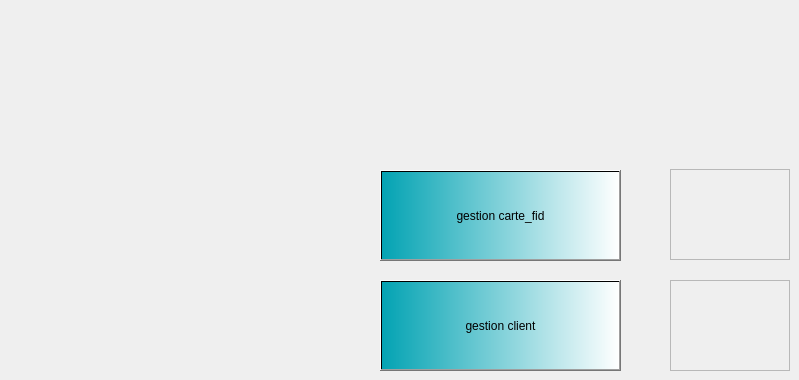
        <widget class="QWidget" name="Main">
         <property name="styleSheet">
          <string notr="true">#Main{
background-color: transparent;
border-image: url(:fond.png);
background: none;
border: none;
background-repeat: none;
}</string>
         </property>
         <widget class="QPushButton" name="pushButton_Carte">
          <property name="geometry">
           <rect>
            <x>380</x>
            <y>170</y>
            <width>241</width>
            <height>91</height>
           </rect>
          </property>
          <property name="styleSheet">
           <string notr="true">background-color: qlineargradient(spread:repeat, x1:0, y1:0, x2:1, y2:0, stop:0 rgba(3, 163, 179, 255), stop:1 rgba(255, 255, 255, 255));</string>
          </property>
          <property name="text">
           <string>gestion carte_fid</string>
          </property>
         </widget>
         <widget class="QPushButton" name="pushButton_Client">
          <property name="geometry">
           <rect>
            <x>380</x>
            <y>280</y>
            <width>241</width>
            <height>91</height>
           </rect>
          </property>
          <property name="styleSheet">
           <string notr="true">background-color: qlineargradient(spread:repeat, x1:0, y1:0, x2:1, y2:0, stop:0 rgba(3, 163, 179, 255), stop:1 rgba(255, 255, 255, 255));</string>
          </property>
          <property name="text">
           <string>gestion client</string>
          </property>
         </widget>
         <widget class="QFrame" name="frame_58">
          <property name="geometry">
           <rect>
            <x>670</x>
            <y>169</y>
            <width>120</width>
            <height>91</height>
           </rect>
          </property>
          <property name="styleSheet">
           <string notr="true">image: url(:/resource/carteimg.png);</string>
          </property>
          <property name="frameShape">
           <enum>QFrame::StyledPanel</enum>
          </property>
          <property name="frameShadow">
           <enum>QFrame::Raised</enum>
          </property>
         </widget>
         <widget class="QFrame" name="frame_59">
          <property name="geometry">
           <rect>
            <x>670</x>
            <y>280</y>
            <width>120</width>
            <height>91</height>
           </rect>
          </property>
          <property name="styleSheet">
           <string notr="true">image: url(:/resource/clientimg.png);</string>
          </property>
          <property name="frameShape">
           <enum>QFrame::StyledPanel</enum>
          </property>
          <property name="frameShadow">
           <enum>QFrame::Raised</enum>
          </property>
         </widget>
        </widget>
